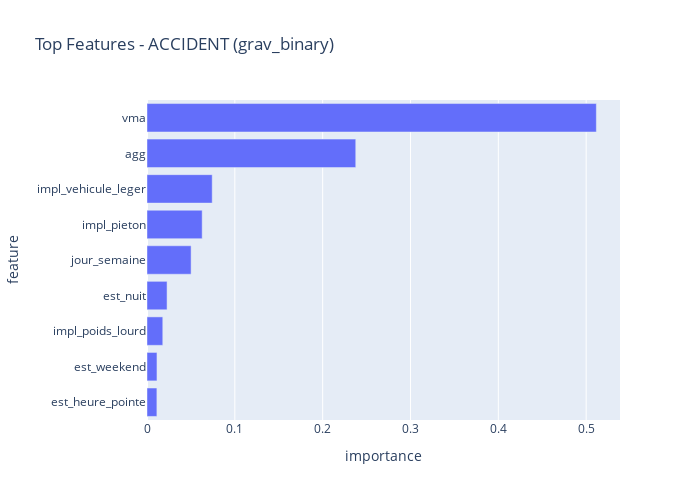

Write notebook code for a chart like this one.
### Markdown cell above
---

## 6. Feature Importance

### Objectif

Identifier les **variables les plus prédictives** de la gravité d'un accident.

### Méthode

RandomForest calcule l'importance des features basée sur la **réduction moyenne d'impureté** (Gini) apportée par chaque variable lors des splits.

### Interprétation attendue

Les features les plus importantes devraient être :
- **Localisation** (agg) : La géographie influence fortement la gravité
- **Vitesse** (vma) : Plus la vitesse autorisée est élevée, plus le risque de gravité augmente
- **Type de véhicules** (impl_*) : Les piétons et 2RM sont plus vulnérables

### Code cell
# Feature importance pour ACCIDENT - utilise le meilleur modele binary
# Le meilleur modele est stocke dans models_acc ou predictions_acc_bin

# Recuperer le modele RF entraine
best_model_key = "RandomForest"  # ou 'XGBoost' selon les resultats
if best_model_key in models_acc:
    best_acc_model = models_acc[best_model_key]

    # Extraire le modele du pipeline
    if hasattr(best_acc_model, "named_steps"):
        model = best_acc_model.named_steps.get("model")

        if hasattr(model, "feature_importances_"):
            importance = pd.DataFrame({"feature": X_acc.columns, "importance": model.feature_importances_}).sort_values(
                "importance", ascending=False
            )

            fig = px.bar(
                importance.head(15),
                x="importance",
                y="feature",
                orientation="h",
                title="Top Features - ACCIDENT (grav_binary)",
            )
            fig.update_layout(yaxis={"categoryorder": "total ascending"}, height=500, width=700)
            fig.show()
        else:
            print("Le modele n'a pas d'attribut feature_importances_")
    else:
        print("Le modele n'est pas un Pipeline")
else:
    print(f"Modele {best_model_key} non trouve dans models_acc")

### Figure 1 — Plotly figure (JSON) as saved in the notebook; plotly's stock layout.template omitted (floating-point values rounded to 4 significant figures)
{"data": [{"hovertemplate": "importance=%{x}<br>feature=%{y}<extra></extra>", "legendgroup": "", "marker": {"color": "#636efa", "pattern": {"shape": ""}}, "name": "", "orientation": "h", "showlegend": false, "textposition": "auto", "type": "bar", "x": [0.5116, 0.2377, 0.07424, 0.06282, 0.05021, 0.02284, 0.01797, 0.01136, 0.01127], "xaxis": "x", "y": ["vma", "agg", "impl_vehicule_leger", "impl_pieton", "jour_semaine", "est_nuit", "impl_poids_lourd", "est_weekend", "est_heure_pointe"], "yaxis": "y"}], "layout": {"barmode": "relative", "height": 500, "legend": {"tracegroupgap": 0}, "title": {"text": "Top Features - ACCIDENT (grav_binary)"}, "width": 700, "xaxis": {"anchor": "y", "domain": [0, 1], "title": {"text": "importance"}}, "yaxis": {"anchor": "x", "categoryorder": "total ascending", "domain": [0, 1], "title": {"text": "feature"}}}}
